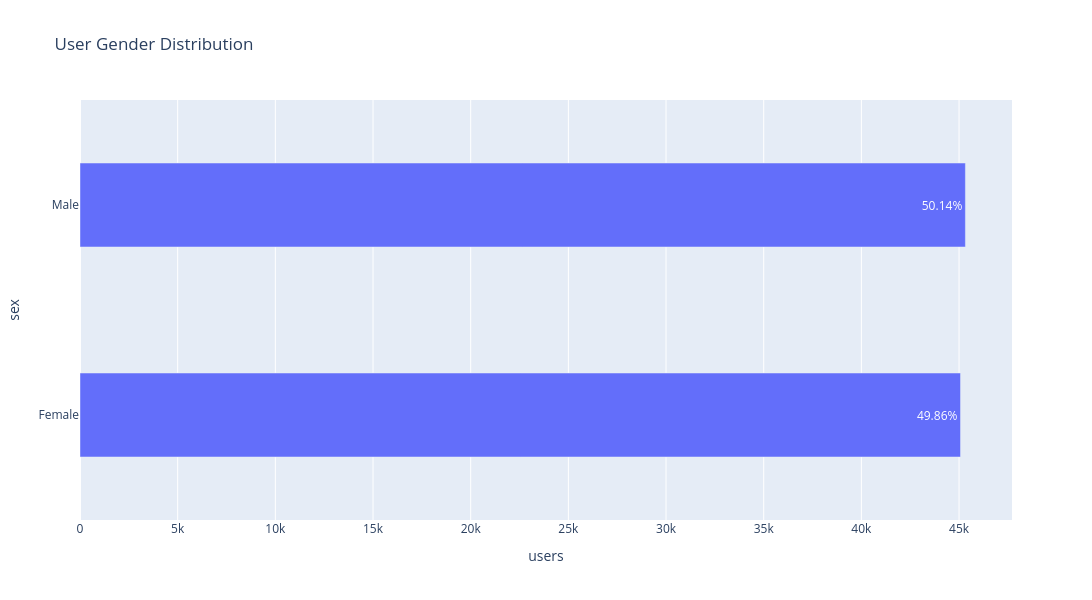

The notebook cell this image was saved under:
### Code cell
fig = px.bar(gender_distribution, x = 'users', y = 'sex', text = gender_distribution['User Share (%)'].astype(str) + "%", title = 'User Gender Distribution')
fig.update_layout(width=1100, height=600)
fig.update_layout(bargap = 0.6)
fig.show()

### Figure 1 — Plotly figure (JSON) as saved in the notebook; plotly's stock layout.template omitted (floating-point values rounded to 4 significant figures)
{"data": [{"hovertemplate": "users=%{x}<br>sex=%{y}<br>text=%{text}<extra></extra>", "legendgroup": "", "marker": {"color": "#636efa", "pattern": {"shape": ""}}, "name": "", "orientation": "h", "showlegend": false, "text": ["49.86%", "50.14%"], "textposition": "auto", "type": "bar", "x": [45075, 45325], "xaxis": "x", "y": ["Female", "Male"], "yaxis": "y"}], "layout": {"bargap": 0.6, "barmode": "relative", "height": 600, "legend": {"tracegroupgap": 0}, "title": {"text": "User Gender Distribution"}, "width": 1100, "xaxis": {"anchor": "y", "domain": [0, 1], "title": {"text": "users"}}, "yaxis": {"anchor": "x", "domain": [0, 1], "title": {"text": "sex"}}}}
